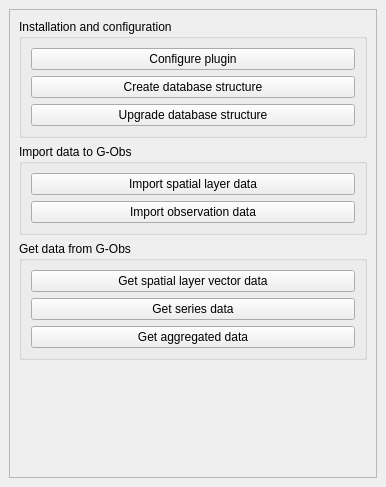
<?xml version="1.0" encoding="UTF-8"?>
<ui version="4.0">
 <class>GobsDockWidgetBase</class>
 <widget class="QDockWidget" name="GobsDockWidgetBase">
  <property name="geometry">
   <rect>
    <x>0</x>
    <y>0</y>
    <width>386</width>
    <height>487</height>
   </rect>
  </property>
  <property name="windowTitle">
   <string>G-obs</string>
  </property>
  <widget class="QWidget" name="dockWidgetContents">
   <layout class="QGridLayout" name="gridLayout">
    <item row="0" column="0">
     <widget class="QScrollArea" name="scrollArea">
      <property name="widgetResizable">
       <bool>true</bool>
      </property>
      <widget class="QWidget" name="scrollAreaWidgetContents">
       <property name="geometry">
        <rect>
         <x>0</x>
         <y>0</y>
         <width>366</width>
         <height>448</height>
        </rect>
       </property>
       <layout class="QVBoxLayout" name="verticalLayout">
        <item>
         <widget class="QGroupBox" name="groupBox">
          <property name="title">
           <string>Installation and configuration</string>
          </property>
          <layout class="QVBoxLayout" name="verticalLayout_2">
           <item>
            <widget class="QPushButton" name="button_configure_plugin">
             <property name="text">
              <string>Configure plugin</string>
             </property>
            </widget>
           </item>
           <item>
            <widget class="QPushButton" name="button_create_database_structure">
             <property name="text">
              <string>Create database structure</string>
             </property>
            </widget>
           </item>
           <item>
            <widget class="QPushButton" name="button_upgrade_database_structure">
             <property name="text">
              <string>Upgrade database structure</string>
             </property>
            </widget>
           </item>
          </layout>
         </widget>
        </item>
        <item>
         <widget class="QGroupBox" name="groupBox_2">
          <property name="title">
           <string>Import data to G-Obs</string>
          </property>
          <layout class="QVBoxLayout" name="verticalLayout_3">
           <item>
            <widget class="QPushButton" name="button_import_spatial_layer_data">
             <property name="text">
              <string>Import spatial layer data</string>
             </property>
            </widget>
           </item>
           <item>
            <widget class="QPushButton" name="button_import_observation_data">
             <property name="text">
              <string>Import observation data</string>
             </property>
            </widget>
           </item>
          </layout>
         </widget>
        </item>
        <item>
         <widget class="QGroupBox" name="groupBox_3">
          <property name="title">
           <string>Get data from G-Obs</string>
          </property>
          <layout class="QVBoxLayout" name="verticalLayout_4">
           <item>
            <widget class="QPushButton" name="button_get_spatial_layer_vector_data">
             <property name="text">
              <string>Get spatial layer vector data</string>
             </property>
            </widget>
           </item>
           <item>
            <widget class="QPushButton" name="button_get_series_data">
             <property name="text">
              <string>Get series data</string>
             </property>
            </widget>
           </item>
           <item>
            <widget class="QPushButton" name="button_get_aggregated_data">
             <property name="text">
              <string>Get aggregated data</string>
             </property>
            </widget>
           </item>
          </layout>
         </widget>
        </item>
        <item>
         <spacer name="verticalSpacer">
          <property name="orientation">
           <enum>Qt::Vertical</enum>
          </property>
          <property name="sizeHint" stdset="0">
           <size>
            <width>20</width>
            <height>40</height>
           </size>
          </property>
         </spacer>
        </item>
       </layout>
      </widget>
     </widget>
    </item>
   </layout>
  </widget>
 </widget>
 <resources/>
 <connections/>
</ui>
